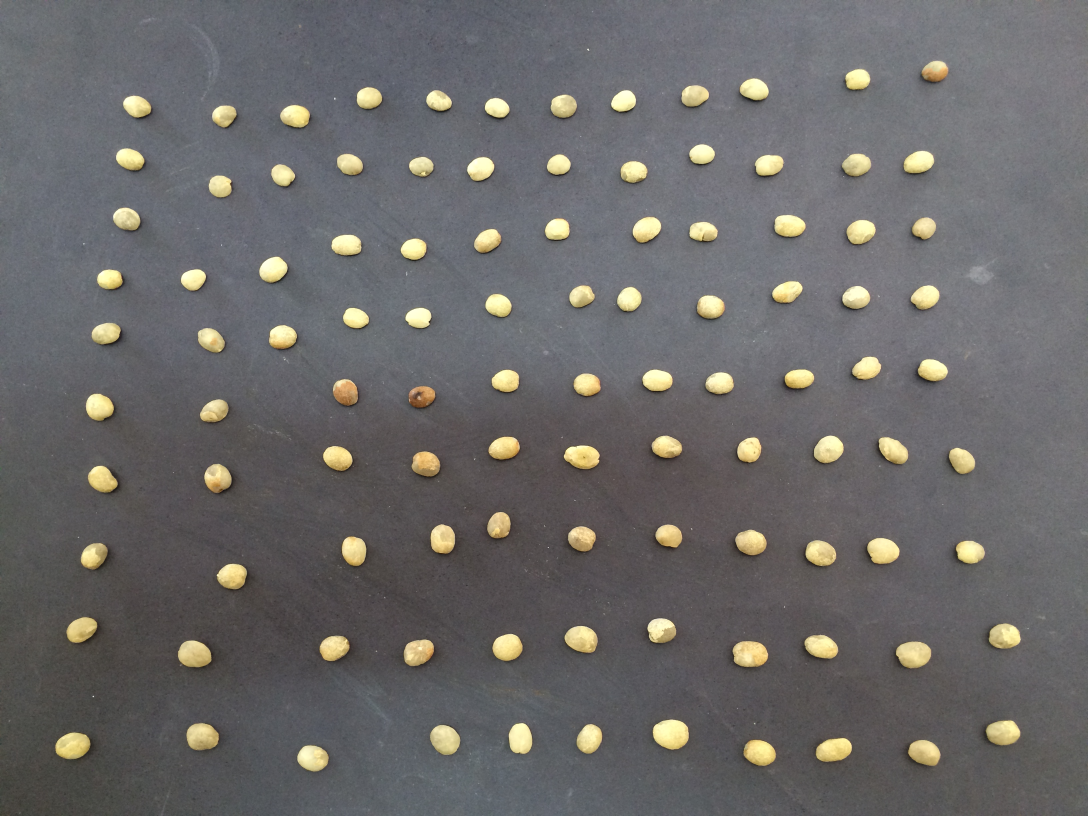
#> input picture GUI/cafe/IMG_1813.JPG, 3264 x 2448 px (shown at 1/3 size)
$ python -i functionsCV.py   (imports and definitions only)   (older library calls are emulated)
#> lines starting #> are read from the running program, lines starting #| are printed output that depends on the picture
import cv2
import numpy as np
import configs


def thresholdHSV(image):
    hsv = cv2.cvtColor(image, cv2.COLOR_BGR2HSV)
    lower_hsv = np.array(
        [int(configs.HSV[0]), int(configs.HSV[1]), int(configs.HSV[2])])
    upper_hsv = np.array(
        [int(configs.HSV[3]), int(configs.HSV[4]), int(configs.HSV[5])])
    mask = cv2.inRange(hsv, lower_hsv, upper_hsv)
    mask = 255 - mask
    return(mask)


def removeMask(image, mask=np.array((0))):
    mask = thresholdHSV(image) if not mask.any() else mask
    return cv2.bitwise_and(image, image, mask=mask)


# [71 lines left out: functions getAreaMinRec, getAreaMinElipse, getAreaMinCircle, calcAreaPercentage, distanciaMaiorDefeito, getValues, not called in this run]


def separar(image):
    img = removeMask(image)
    img_th = thresholdHSVBorder(img)
    img = removeMask(img, img_th)
    # noise removal
    kernel = np.ones((1, 1), np.uint8)
    opening = cv2.morphologyEx(
        thresholdHSV(img),
        cv2.MORPH_OPEN,
        kernel,
        iterations=1)
    # sure background area
    sure_bg = cv2.dilate(opening, kernel, iterations=3)
    # Finding sure foreground area
    dist_transform = cv2.distanceTransform(opening, cv2.DIST_L2, 5)
    ret, sure_fg = cv2.threshold(
        dist_transform, 0.15 * dist_transform.max(), 255, 0)
    # Finding unknown region
    sure_fg = np.uint8(sure_fg)
    unknown = cv2.subtract(sure_bg, sure_fg)
    return unknown


# [38 lines left out: functions thresholdHSVBorder, getRois, not called in this run]

>>> import cv2
>>> picture = cv2.imread('IMG_1813.JPG', cv2.IMREAD_GRAYSCALE)
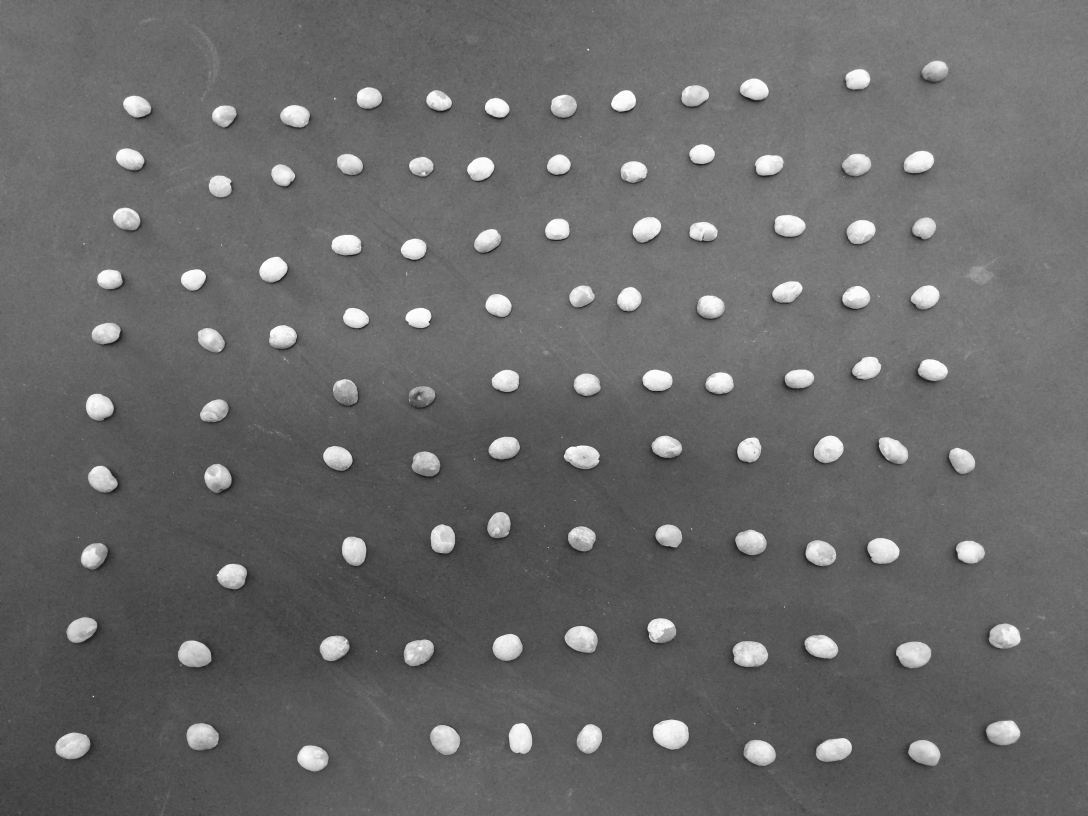
#> picture: shape (2448, 3264) (shown at 1/3 size); min 1, max 255, mean 106
#> (the run stopped early here; a loop or call above may not have finished)

$ run again, on GUI/cafe/IMG_1815.JPG
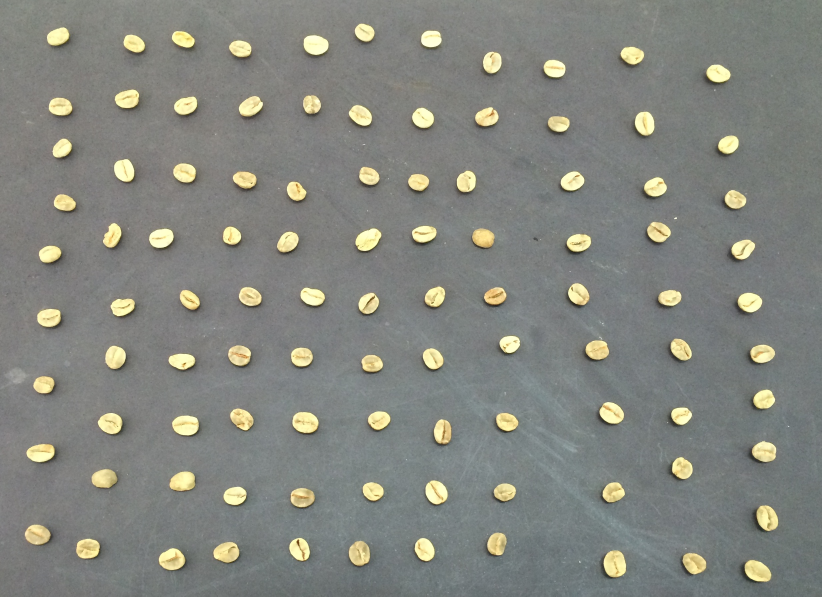
#> input picture GUI/cafe/IMG_1815.JPG, 2465 x 1789 px (shown at 1/3 size)
#> `picture = cv2.imread('IMG_1813.JPG', cv2.IMREAD_GRAYSCALE)`:
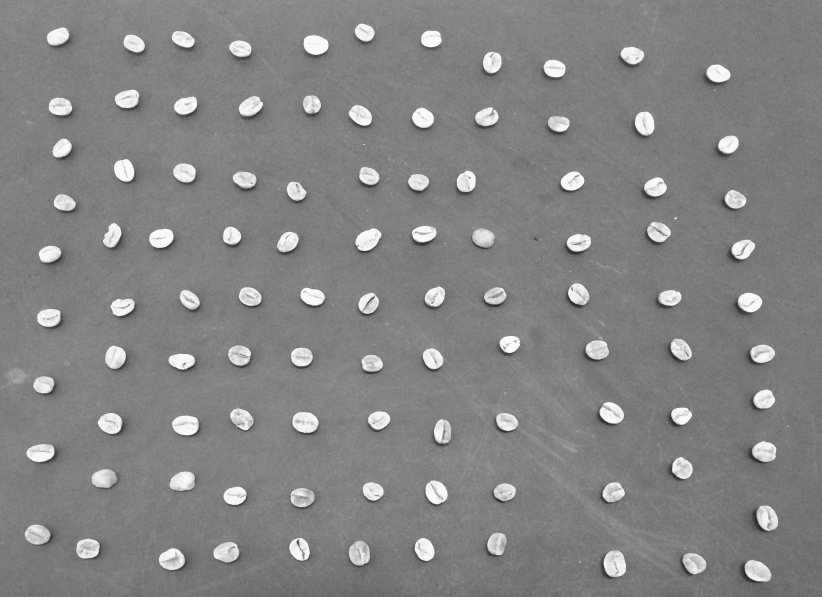
#> picture: shape (1789, 2465) (shown at 1/3 size); min 22, max 255, mean 131.9

$ run again, on GUI/cafe/IMG_1816.JPG
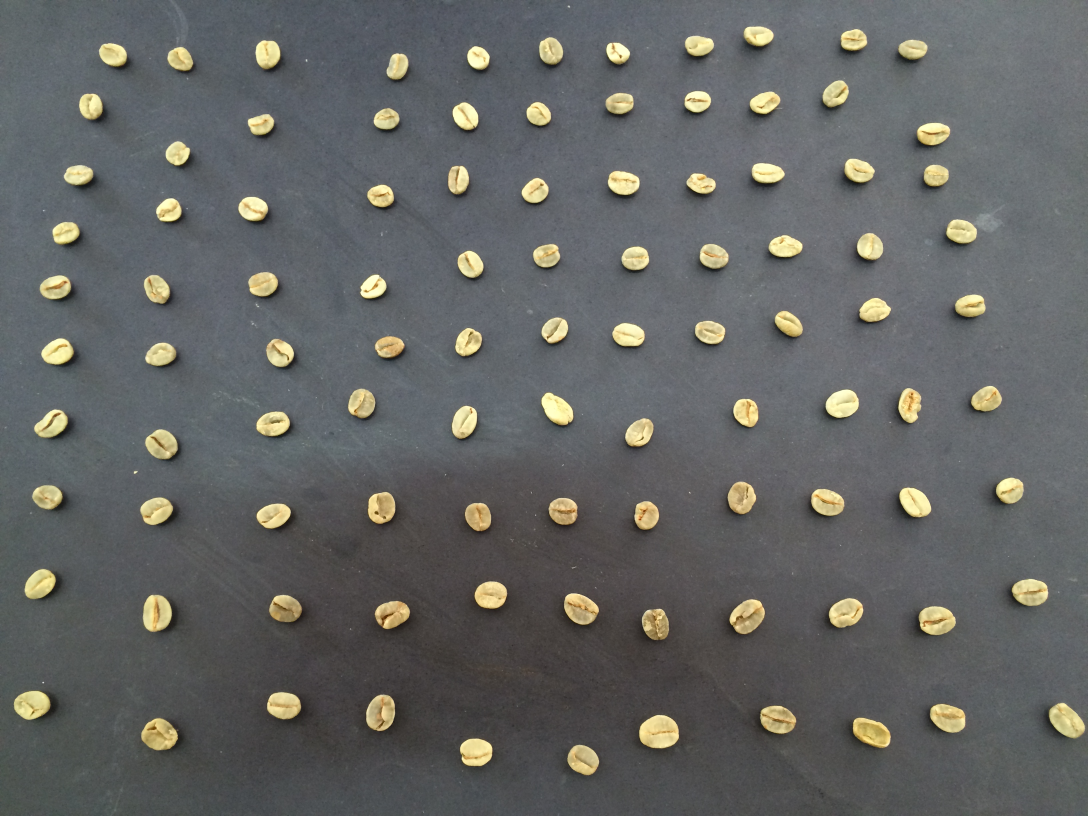
#> input picture GUI/cafe/IMG_1816.JPG, 3264 x 2448 px (shown at 1/3 size)
#> `picture = cv2.imread('IMG_1813.JPG', cv2.IMREAD_GRAYSCALE)`:
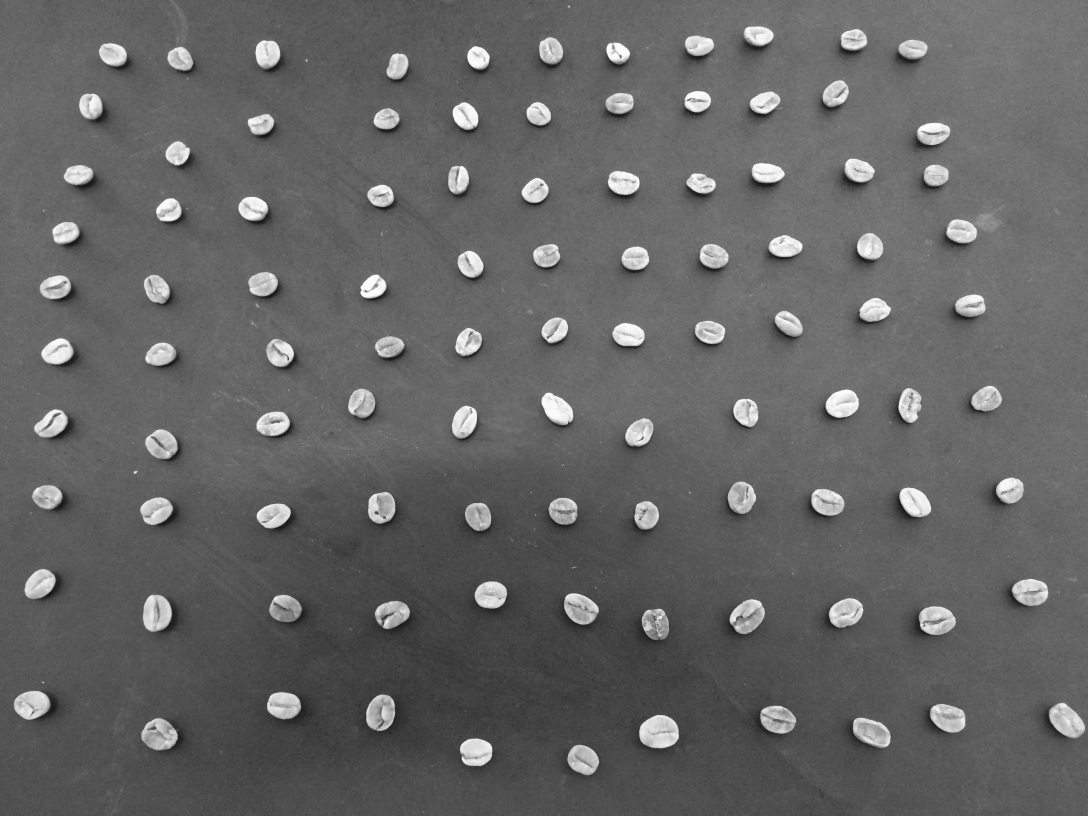
#> picture: shape (2448, 3264) (shown at 1/3 size); min 8, max 255, mean 100.9
